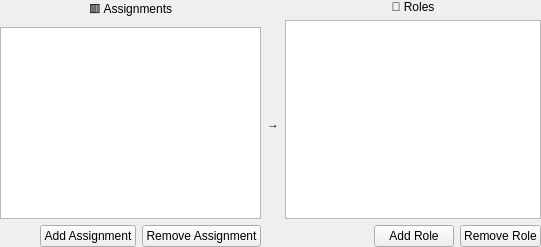
            <widget class="QWidget" name="page_19">
             <layout class="QVBoxLayout" name="verticalLayout_56">
              <property name="leftMargin">
               <number>0</number>
              </property>
              <property name="topMargin">
               <number>0</number>
              </property>
              <property name="rightMargin">
               <number>0</number>
              </property>
              <property name="bottomMargin">
               <number>0</number>
              </property>
              <item>
               <layout class="QHBoxLayout" name="horizontalLayout_31">
                <item>
                 <layout class="QVBoxLayout" name="verticalLayout_53">
                  <item>
                   <widget class="QLabel" name="label_51">
                    <property name="text">
                     <string>🟥 Assignments</string>
                    </property>
                    <property name="alignment">
                     <set>Qt::AlignCenter</set>
                    </property>
                   </widget>
                  </item>
                  <item>
                   <widget class="QListView" name="listView_ra_assignments"/>
                  </item>
                  <item>
                   <layout class="QHBoxLayout" name="horizontalLayout_32">
                    <item>
                     <spacer name="horizontalSpacer_24">
                      <property name="orientation">
                       <enum>Qt::Horizontal</enum>
                      </property>
                      <property name="sizeHint" stdset="0">
                       <size>
                        <width>40</width>
                        <height>20</height>
                       </size>
                      </property>
                     </spacer>
                    </item>
                    <item>
                     <widget class="QPushButton" name="pushButton_ra_add_assignment">
                      <property name="text">
                       <string>Add Assignment</string>
                      </property>
                     </widget>
                    </item>
                    <item>
                     <widget class="QPushButton" name="pushButton_ra_remove_assignment">
                      <property name="text">
                       <string>Remove Assignment</string>
                      </property>
                     </widget>
                    </item>
                   </layout>
                  </item>
                 </layout>
                </item>
                <item>
                 <widget class="QStackedWidget" name="stackedWidget_ra_roles">
                  <property name="currentIndex">
                   <number>0</number>
                  </property>
                  <widget class="QWidget" name="page_27">
                   <layout class="QHBoxLayout" name="horizontalLayout_35">
                    <property name="leftMargin">
                     <number>0</number>
                    </property>
                    <property name="topMargin">
                     <number>0</number>
                    </property>
                    <property name="rightMargin">
                     <number>0</number>
                    </property>
                    <property name="bottomMargin">
                     <number>0</number>
                    </property>
                    <item>
                     <widget class="QLabel" name="label_55">
                      <property name="text">
                       <string>→</string>
                      </property>
                     </widget>
                    </item>
                    <item>
                     <layout class="QVBoxLayout" name="verticalLayout_55">
                      <item>
                       <widget class="QLabel" name="label_52">
                        <property name="text">
                         <string>🔵 Roles</string>
                        </property>
                        <property name="alignment">
                         <set>Qt::AlignCenter</set>
                        </property>
                       </widget>
                      </item>
                      <item>
                       <widget class="QListView" name="listView_ra_assignment_roles"/>
                      </item>
                      <item>
                       <layout class="QHBoxLayout" name="horizontalLayout_33">
                        <item>
                         <spacer name="horizontalSpacer_25">
                          <property name="orientation">
                           <enum>Qt::Horizontal</enum>
                          </property>
                          <property name="sizeHint" stdset="0">
                           <size>
                            <width>40</width>
                            <height>20</height>
                           </size>
                          </property>
                         </spacer>
                        </item>
                        <item>
                         <widget class="QPushButton" name="pushButton_ra_assignment_add_role">
                          <property name="text">
                           <string>Add Role</string>
                          </property>
                         </widget>
                        </item>
                        <item>
                         <widget class="QPushButton" name="pushButton_ra_assignment_remove_role">
                          <property name="text">
                           <string>Remove Role</string>
                          </property>
                         </widget>
                        </item>
                       </layout>
                      </item>
                     </layout>
                    </item>
                   </layout>
                  </widget>
                  <widget class="QWidget" name="page_28">
                   <layout class="QVBoxLayout" name="verticalLayout_58">
                    <item>
                     <widget class="QLabel" name="label_54">
                      <property name="text">
                       <string>Select an Assignment to see the Roles...</string>
                      </property>
                     </widget>
                    </item>
                   </layout>
                  </widget>
                 </widget>
                </item>
               </layout>
              </item>
             </layout>
            </widget>
